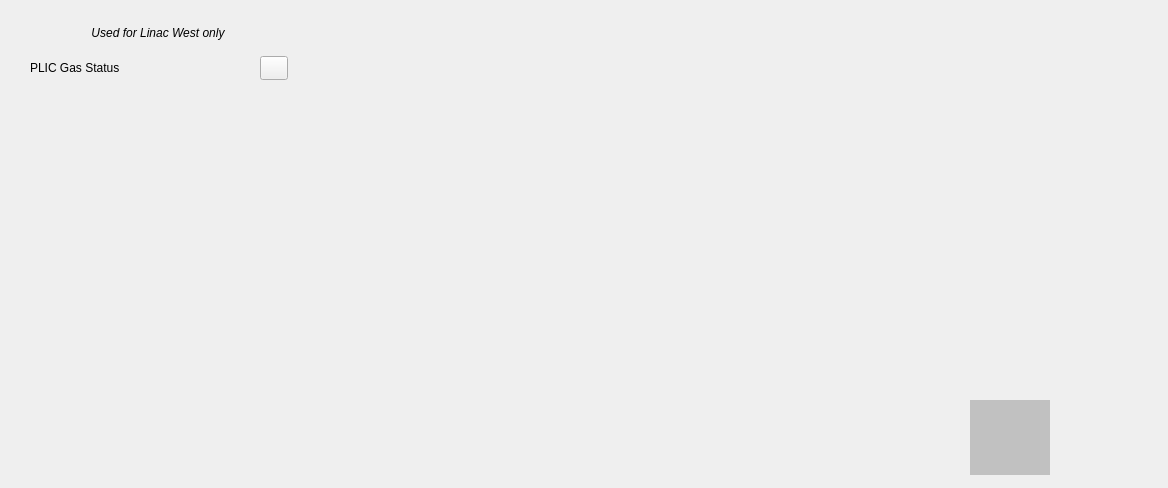
<?xml version="1.0" encoding="UTF-8"?>
<ui version="4.0">
 <class>Form</class>
 <widget class="QWidget" name="Form">
  <property name="geometry">
   <rect>
    <x>0</x>
    <y>0</y>
    <width>1168</width>
    <height>488</height>
   </rect>
  </property>
  <property name="windowTitle">
   <string>Form</string>
  </property>
  <widget class="PyDMDrawingRectangle" name="PyDMDrawingRectangle">
   <property name="geometry">
    <rect>
     <x>8</x>
     <y>16</y>
     <width>300</width>
     <height>80</height>
    </rect>
   </property>
   <property name="toolTip">
    <string/>
   </property>
   <property name="brush" stdset="0">
    <brush brushstyle="SolidPattern">
     <color alpha="255">
      <red>214</red>
      <green>214</green>
      <blue>214</blue>
     </color>
    </brush>
   </property>
   <property name="penStyle" stdset="0">
    <enum>Qt::DashLine</enum>
   </property>
  </widget>
  <widget class="QLabel" name="label">
   <property name="geometry">
    <rect>
     <x>8</x>
     <y>25</y>
     <width>300</width>
     <height>16</height>
    </rect>
   </property>
   <property name="font">
    <font>
     <italic>true</italic>
    </font>
   </property>
   <property name="styleSheet">
    <string notr="true">background-color: rgba(255, 255, 255, 0);</string>
   </property>
   <property name="text">
    <string>Used for Linac West only</string>
   </property>
   <property name="alignment">
    <set>Qt::AlignCenter</set>
   </property>
  </widget>
  <widget class="QLabel" name="label_2">
   <property name="geometry">
    <rect>
     <x>30</x>
     <y>60</y>
     <width>91</width>
     <height>16</height>
    </rect>
   </property>
   <property name="text">
    <string>PLIC Gas Status</string>
   </property>
  </widget>
  <widget class="PyDMLabel" name="PyDMLabel">
   <property name="geometry">
    <rect>
     <x>130</x>
     <y>60</y>
     <width>116</width>
     <height>16</height>
    </rect>
   </property>
   <property name="toolTip">
    <string/>
   </property>
   <property name="alignment">
    <set>Qt::AlignCenter</set>
   </property>
   <property name="alarmSensitiveContent" stdset="0">
    <bool>true</bool>
   </property>
   <property name="channel" stdset="0">
    <string>PLIC:LI29:1:GAS_STATUS</string>
   </property>
  </widget>
  <widget class="PyDMEDMDisplayButton" name="PyDMEDMDisplayButton">
   <property name="geometry">
    <rect>
     <x>260</x>
     <y>56</y>
     <width>28</width>
     <height>24</height>
    </rect>
   </property>
   <property name="toolTip">
    <string/>
   </property>
   <property name="filenames" stdset="0">
    <stringlist>
     <string>dgtl_dev</string>
    </stringlist>
   </property>
   <property name="macros" stdset="0">
    <stringlist>
     <string>dev=PLIC:LI29:1:GAS_STATUS,LOCA=LI29,C=1,M=05</string>
    </stringlist>
   </property>
  </widget>
  <widget class="PyDMDrawingRectangle" name="PyDMDrawingRectangle_8">
   <property name="geometry">
    <rect>
     <x>0</x>
     <y>0</y>
     <width>1100</width>
     <height>488</height>
    </rect>
   </property>
   <property name="toolTip">
    <string/>
   </property>
   <property name="styleSheet">
    <string notr="true"/>
   </property>
   <property name="brush" stdset="0">
    <brush brushstyle="SolidPattern">
     <color alpha="255">
      <red>193</red>
      <green>193</green>
      <blue>193</blue>
     </color>
    </brush>
   </property>
  </widget>
  <widget class="PyDMDrawingImage" name="PyDMDrawingImage">
   <property name="geometry">
    <rect>
     <x>970</x>
     <y>400</y>
     <width>80</width>
     <height>75</height>
    </rect>
   </property>
   <property name="toolTip">
    <string/>
   </property>
   <property name="styleSheet">
    <string notr="true">background-color: rgb(193, 193, 193);</string>
   </property>
   <property name="brush" stdset="0">
    <brush brushstyle="SolidPattern">
     <color alpha="255">
      <red>193</red>
      <green>193</green>
      <blue>195</blue>
     </color>
    </brush>
   </property>
   <property name="filename" stdset="0">
    <string>lcls_mps_lockup_stacked_digital.png</string>
   </property>
  </widget>
  <zorder>PyDMDrawingRectangle_8</zorder>
  <zorder>PyDMDrawingRectangle</zorder>
  <zorder>label</zorder>
  <zorder>label_2</zorder>
  <zorder>PyDMLabel</zorder>
  <zorder>PyDMEDMDisplayButton</zorder>
  <zorder>PyDMDrawingImage</zorder>
 </widget>
 <customwidgets>
  <customwidget>
   <class>PyDMEDMDisplayButton</class>
   <extends>PyDMRelatedDisplayButton</extends>
   <header>edmbutton.edm_button</header>
   <container>1</container>
  </customwidget>
  <customwidget>
   <class>PyDMLabel</class>
   <extends>QLabel</extends>
   <header>pydm.widgets.label</header>
  </customwidget>
  <customwidget>
   <class>PyDMDrawingRectangle</class>
   <extends>QWidget</extends>
   <header>pydm.widgets.drawing</header>
  </customwidget>
  <customwidget>
   <class>PyDMRelatedDisplayButton</class>
   <extends>QPushButton</extends>
   <header>pydm.widgets.related_display_button</header>
  </customwidget>
  <customwidget>
   <class>PyDMDrawingImage</class>
   <extends>QWidget</extends>
   <header>pydm.widgets.drawing</header>
  </customwidget>
 </customwidgets>
 <resources/>
 <connections/>
</ui>
